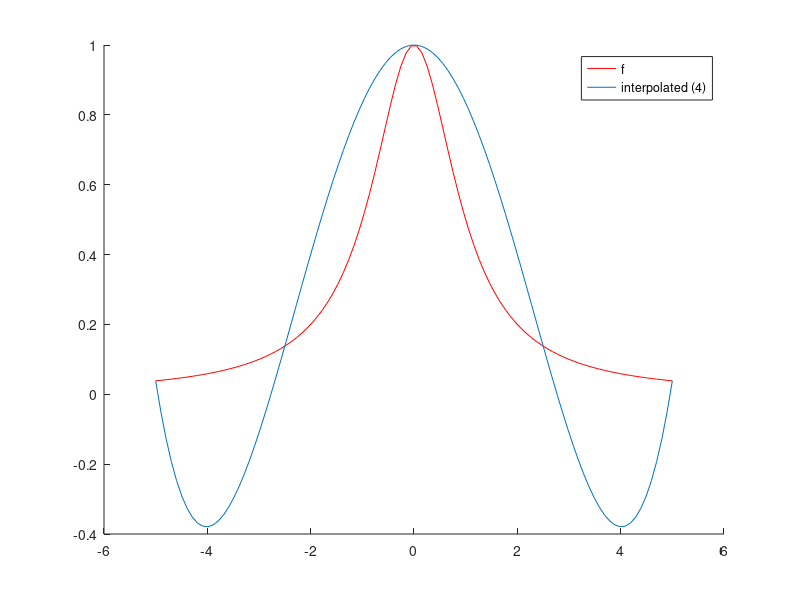

MATLAB code to generate this figure: (Note: this script raises an error after producing the figure.)
% Numerical mathematics - task 1 a, b and c
%
% Authors: Jonas Ackermann, Lasse Schuirmann <lasse.schuirmann@gmail.com>

f = @(x) 1./(ones(1, length(x))+x.*x);

% Aufgabe a)
disp('Task a')
xdata = linspace(-5,5,5);
ydata = f(xdata);

% Aufgabe b)
disp('Task b')
poly_coeffs = polyfit(xdata, ydata, 4);

xprecise = linspace(-5,5);
hold on;
plot(xprecise, f(xprecise),'r');
plot(xprecise, polyval(poly_coeffs, xprecise));
legend('f', 'interpolated (4)');

pause

% Aufgabe c)
disp('Task c')
for i=6:9
    coeffs = interpolated (-5, 5, i, f, (i-1));
    % plot with hacky way of getting different colors
    plot(xprecise, polyval(coeffs, xprecise), 'Color', [((i/9)-0.2), (i/9), 0]);
    err = abs(polyval(coeffs, 4.5) - f(4.5));
    fprintf('Interpolation error at x=4.5 for n=%i: %f\n', i, err)
end

legend('f', 'interpolated (4)', 'interpolated (5)', 'interpolated (6)',...
       'interpolated (7)', 'interpolated (8)');
hold off;
